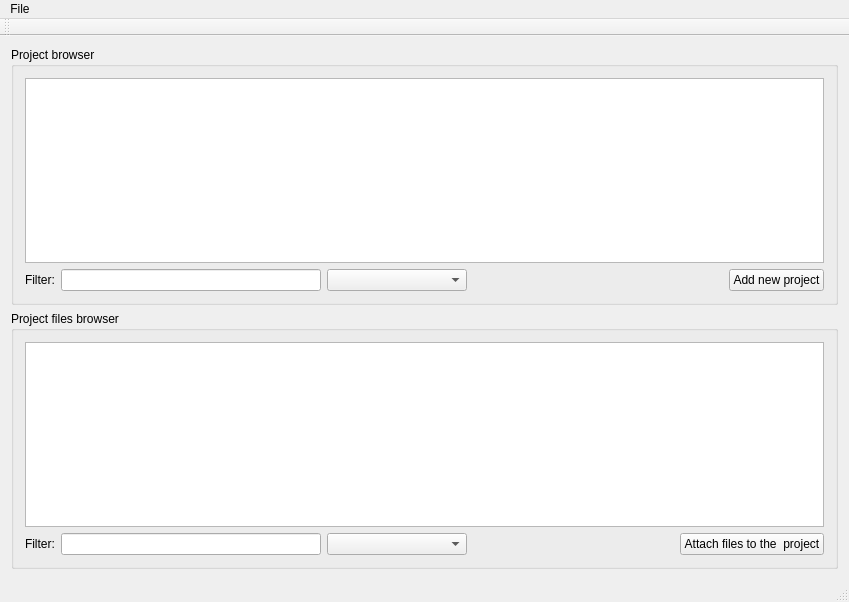
<?xml version="1.0" encoding="UTF-8"?>
<ui version="4.0">
 <class>MainWindow</class>
 <widget class="QMainWindow" name="MainWindow">
  <property name="geometry">
   <rect>
    <x>0</x>
    <y>0</y>
    <width>849</width>
    <height>602</height>
   </rect>
  </property>
  <property name="windowTitle">
   <string>MainWindow</string>
  </property>
  <property name="windowIcon">
   <iconset>
    <normaloff>PFM.ico</normaloff>PFM.ico</iconset>
  </property>
  <widget class="QWidget" name="centralWidget">
   <layout class="QVBoxLayout" name="verticalLayout_3">
    <item>
     <widget class="QGroupBox" name="groupBox">
      <property name="sizePolicy">
       <sizepolicy hsizetype="Minimum" vsizetype="Preferred">
        <horstretch>0</horstretch>
        <verstretch>0</verstretch>
       </sizepolicy>
      </property>
      <property name="minimumSize">
       <size>
        <width>500</width>
        <height>0</height>
       </size>
      </property>
      <property name="maximumSize">
       <size>
        <width>16777215</width>
        <height>16777215</height>
       </size>
      </property>
      <property name="title">
       <string>Project browser</string>
      </property>
      <layout class="QVBoxLayout" name="verticalLayout">
       <item>
        <widget class="QTableView" name="tableView_ProjectsBrowser">
         <property name="dragEnabled">
          <bool>false</bool>
         </property>
         <property name="dragDropMode">
          <enum>QAbstractItemView::NoDragDrop</enum>
         </property>
         <property name="alternatingRowColors">
          <bool>false</bool>
         </property>
         <property name="selectionMode">
          <enum>QAbstractItemView::SingleSelection</enum>
         </property>
         <property name="selectionBehavior">
          <enum>QAbstractItemView::SelectRows</enum>
         </property>
         <property name="sortingEnabled">
          <bool>true</bool>
         </property>
         <attribute name="horizontalHeaderDefaultSectionSize">
          <number>60</number>
         </attribute>
         <attribute name="horizontalHeaderMinimumSectionSize">
          <number>60</number>
         </attribute>
        </widget>
       </item>
       <item>
        <layout class="QHBoxLayout" name="horizontalLayout_4">
         <item>
          <widget class="QLabel" name="label_4">
           <property name="sizePolicy">
            <sizepolicy hsizetype="Fixed" vsizetype="Preferred">
             <horstretch>0</horstretch>
             <verstretch>0</verstretch>
            </sizepolicy>
           </property>
           <property name="minimumSize">
            <size>
             <width>30</width>
             <height>0</height>
            </size>
           </property>
           <property name="text">
            <string>Filter:</string>
           </property>
          </widget>
         </item>
         <item>
          <widget class="QLineEdit" name="lineEdit_ProjectsBrowserFilter">
           <property name="sizePolicy">
            <sizepolicy hsizetype="Minimum" vsizetype="Fixed">
             <horstretch>0</horstretch>
             <verstretch>0</verstretch>
            </sizepolicy>
           </property>
           <property name="minimumSize">
            <size>
             <width>260</width>
             <height>0</height>
            </size>
           </property>
          </widget>
         </item>
         <item>
          <widget class="QComboBox" name="comboBox_ProjectsBrowser">
           <property name="sizePolicy">
            <sizepolicy hsizetype="Fixed" vsizetype="Fixed">
             <horstretch>0</horstretch>
             <verstretch>0</verstretch>
            </sizepolicy>
           </property>
           <property name="minimumSize">
            <size>
             <width>140</width>
             <height>0</height>
            </size>
           </property>
          </widget>
         </item>
         <item>
          <spacer name="horizontalSpacer_4">
           <property name="orientation">
            <enum>Qt::Horizontal</enum>
           </property>
           <property name="sizeHint" stdset="0">
            <size>
             <width>40</width>
             <height>20</height>
            </size>
           </property>
          </spacer>
         </item>
         <item>
          <widget class="QPushButton" name="pushButton_AddNewProject">
           <property name="text">
            <string>Add new project</string>
           </property>
          </widget>
         </item>
        </layout>
       </item>
      </layout>
     </widget>
    </item>
    <item>
     <widget class="QGroupBox" name="groupBox_2">
      <property name="title">
       <string>Project files browser</string>
      </property>
      <layout class="QVBoxLayout" name="verticalLayout_2">
       <item>
        <widget class="QTableView" name="tableView_FilesBrowser">
         <property name="dragEnabled">
          <bool>false</bool>
         </property>
         <property name="dragDropMode">
          <enum>QAbstractItemView::NoDragDrop</enum>
         </property>
         <property name="alternatingRowColors">
          <bool>false</bool>
         </property>
         <property name="selectionMode">
          <enum>QAbstractItemView::ExtendedSelection</enum>
         </property>
         <property name="selectionBehavior">
          <enum>QAbstractItemView::SelectRows</enum>
         </property>
         <property name="sortingEnabled">
          <bool>true</bool>
         </property>
         <attribute name="horizontalHeaderDefaultSectionSize">
          <number>60</number>
         </attribute>
         <attribute name="horizontalHeaderMinimumSectionSize">
          <number>60</number>
         </attribute>
        </widget>
       </item>
       <item>
        <layout class="QHBoxLayout" name="horizontalLayout_5">
         <item>
          <widget class="QLabel" name="label_5">
           <property name="sizePolicy">
            <sizepolicy hsizetype="Fixed" vsizetype="Preferred">
             <horstretch>0</horstretch>
             <verstretch>0</verstretch>
            </sizepolicy>
           </property>
           <property name="minimumSize">
            <size>
             <width>30</width>
             <height>0</height>
            </size>
           </property>
           <property name="text">
            <string>Filter:</string>
           </property>
          </widget>
         </item>
         <item>
          <widget class="QLineEdit" name="lineEdit_FilesBrowserFilter">
           <property name="sizePolicy">
            <sizepolicy hsizetype="Minimum" vsizetype="Fixed">
             <horstretch>0</horstretch>
             <verstretch>0</verstretch>
            </sizepolicy>
           </property>
           <property name="minimumSize">
            <size>
             <width>260</width>
             <height>0</height>
            </size>
           </property>
          </widget>
         </item>
         <item>
          <widget class="QComboBox" name="comboBox_Files">
           <property name="sizePolicy">
            <sizepolicy hsizetype="Fixed" vsizetype="Fixed">
             <horstretch>0</horstretch>
             <verstretch>0</verstretch>
            </sizepolicy>
           </property>
           <property name="minimumSize">
            <size>
             <width>140</width>
             <height>0</height>
            </size>
           </property>
          </widget>
         </item>
         <item>
          <spacer name="horizontalSpacer">
           <property name="orientation">
            <enum>Qt::Horizontal</enum>
           </property>
           <property name="sizeHint" stdset="0">
            <size>
             <width>40</width>
             <height>20</height>
            </size>
           </property>
          </spacer>
         </item>
         <item>
          <widget class="QPushButton" name="pushButton_AddFiles">
           <property name="text">
            <string>Attach files to the  project</string>
           </property>
          </widget>
         </item>
        </layout>
       </item>
      </layout>
     </widget>
    </item>
   </layout>
  </widget>
  <widget class="QMenuBar" name="menuBar">
   <property name="geometry">
    <rect>
     <x>0</x>
     <y>0</y>
     <width>849</width>
     <height>21</height>
    </rect>
   </property>
   <widget class="QMenu" name="fileMenu">
    <property name="title">
     <string>File</string>
    </property>
    <addaction name="actionOpen_XML"/>
    <addaction name="actionSave_XML"/>
    <addaction name="actionSave_As"/>
    <addaction name="separator"/>
   </widget>
   <addaction name="fileMenu"/>
  </widget>
  <widget class="QToolBar" name="mainToolBar">
   <attribute name="toolBarArea">
    <enum>TopToolBarArea</enum>
   </attribute>
   <attribute name="toolBarBreak">
    <bool>false</bool>
   </attribute>
  </widget>
  <widget class="QStatusBar" name="statusBar"/>
  <action name="actionOpen_XML">
   <property name="icon">
    <iconset resource="Resourse.qrc">
     <normaloff>:/images/Images/open_document.png</normaloff>:/images/Images/open_document.png</iconset>
   </property>
   <property name="text">
    <string>Open XML</string>
   </property>
   <property name="shortcut">
    <string>Ctrl+O</string>
   </property>
  </action>
  <action name="actionSave_XML">
   <property name="icon">
    <iconset resource="Resourse.qrc">
     <normaloff>:/images/Images/Save.png</normaloff>:/images/Images/Save.png</iconset>
   </property>
   <property name="text">
    <string>Save XML</string>
   </property>
   <property name="shortcut">
    <string>Ctrl+S</string>
   </property>
  </action>
  <action name="actionSave_As">
   <property name="text">
    <string>Save As...</string>
   </property>
  </action>
 </widget>
 <layoutdefault spacing="6" margin="11"/>
 <resources>
  <include location="Resourse.qrc"/>
 </resources>
 <connections/>
</ui>
